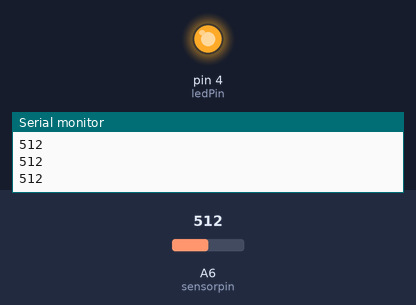
This sketch was run on a simulated Arduino Nano, built with avr-gcc and run on an emulated ATmega328P. On the bench: output pins drawn as LEDs (lit = HIGH), the last lines printed to the serial monitor. Inputs (shaded band) come from the test bench; at power-on: A6 (sensorpin) = 512.

Above: at 1.2 s.
1.3 s: A6 (sensorpin) set to 732
2.8 s: A6 (sensorpin) set to 764
At 4.0 s:
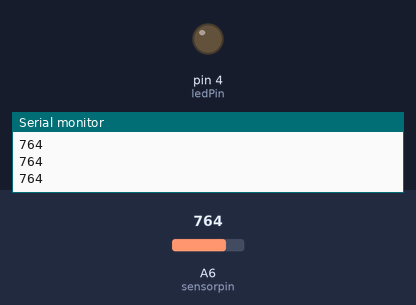
4.3 s: A6 (sensorpin) set to 736
At 5.3 s:
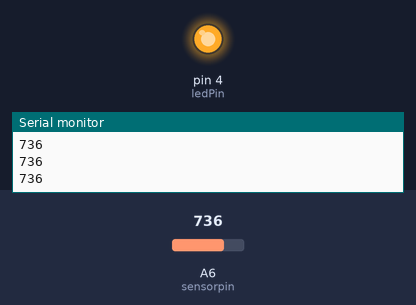
5.9 s: A6 (sensorpin) set to 756
At 6.7 s:
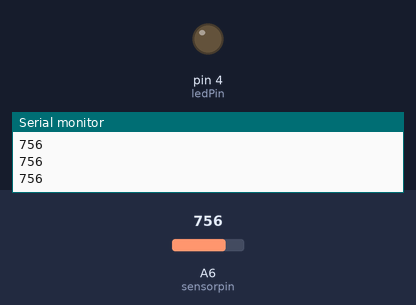
Timing chart, 0 to 8.5 s (numbered marks = the images above; inputs shaded):
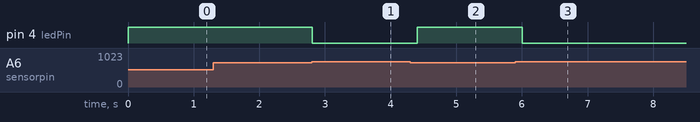

The sketch:

light_meter.ino
```cpp
int sensorpin = A6; // Analog input pin that the sensor is attached to
int ledPin = 4; // LED port
int sensorValue = 0; // value read from the port
void setup()
{
  pinMode(ledPin, OUTPUT);
  Serial.begin(9600);
}

void loop()
{
  sensorValue = analogRead(sensorpin);  // read the analog in value:
  Serial.println(sensorValue);
  if (sensorValue < 746)
  {
    digitalWrite(ledPin, HIGH);  // turn LED on:
   }
  else
  {
    digitalWrite(ledPin, LOW);    // turn LED off:
  }
  delay(200);
 }
```

Measured:
- the behaviour switches between 745 and 746 on A6 (sensorpin) (found by bisection; images 0 and 1)
- after the input at 2.8 s, pin 4 (ledPin): HIGH → LOW at once
- after the input at 4.3 s, pin 4 (ledPin): LOW → HIGH after 0.11 s
- after the input at 5.9 s, pin 4 (ledPin): HIGH → LOW after 0.11 s
